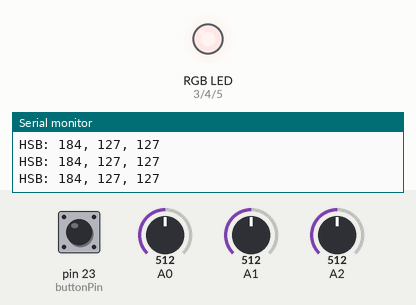
Recording of a sketch running on a simulated Arduino Mega 2560, built with avr-gcc and run on an emulated ATmega2560. On the bench: an RGB LED mixed from three pins (HIGH = lit), the last lines printed to the serial monitor. Inputs (shaded band) come from the test bench; at power-on: A2 = 512, A1 = 512, A0 = 512, pin 23 (buttonPin) HIGH. Dim RGB values are drawn brighter than linear.

Above: at 1.2 s.
1.3 s: A2 set to 716
At 2.4 s:
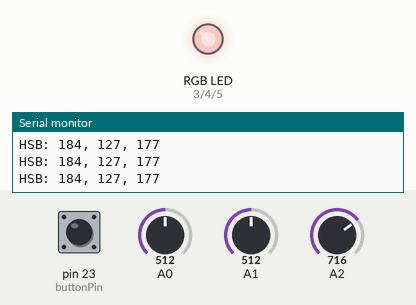
2.8 s: A1 set to 0
At 3.4 s:
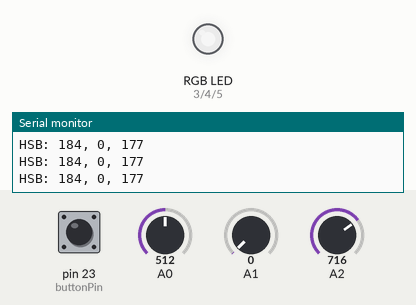
4.3 s: A1 set to 18
At 5.5 s:
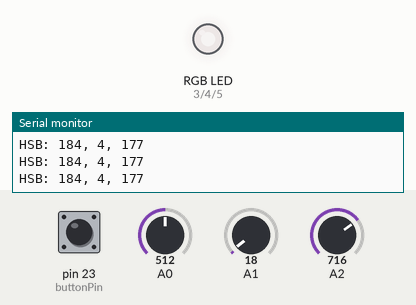
5.8 s: A0 set to 0
At 6.8 s:
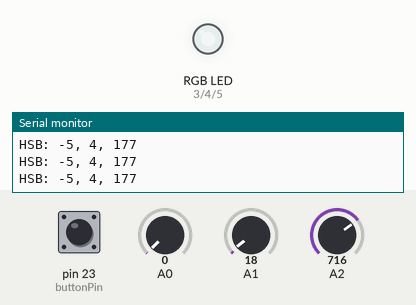
7.3 s: A2 set to 900
At 8.2 s:
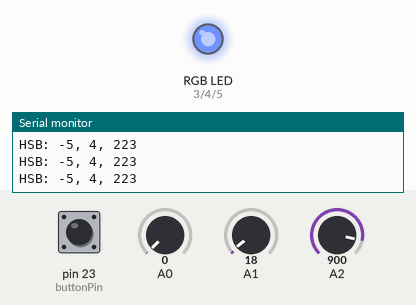
8.8 s: A0 set to 10
At 9.2 s:
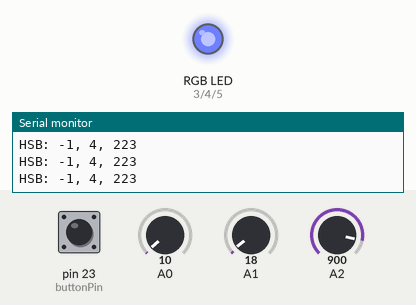
10.3 s: A0 set to 14
Timing chart, 0 to 12.8 s (numbered marks = the images above; inputs shaded):
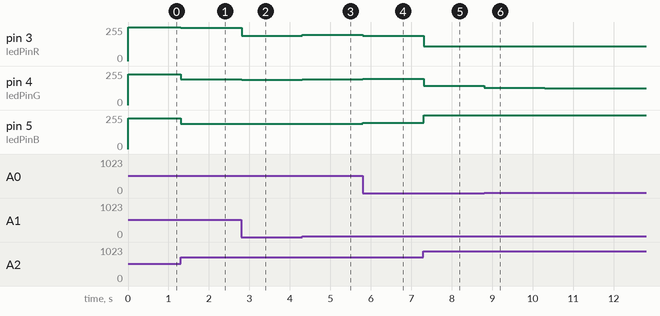

The sketch:

slider_colors.ino
```cpp
//change color of LED using 3 sliders
//getRGB from http://www.kasperkamperman.com/blog/arduino/arduino-programming-hsb-to-rgb/

/*
  Control a RGB led with Hue, Saturation and Brightness (HSB / HSV )

  Hue is change by an analog input.
  Brightness is changed by a fading function.
  Saturation stays constant at 255

  getRGB() function based on <http://www.codeproject.com/miscctrl/CPicker.asp>
  dim_curve idea by Jims

  created 05-01-2010 by kasperkamperman.com
*/

/*
  dim_curve 'lookup table' to compensate for the nonlinearity of human vision.
  Used in the getRGB function on saturation and brightness to make 'dimming' look more natural.
  Exponential function used to create values below :
  x from 0 - 255 : y = round(pow( 2.0, x+64/40.0) - 1)
*/

const byte dim_curve[] = {
    0,   1,   1,   2,   2,   2,   2,   2,   2,   3,   3,   3,   3,   3,   3,   3,
    3,   3,   3,   3,   3,   3,   3,   4,   4,   4,   4,   4,   4,   4,   4,   4,
    4,   4,   4,   5,   5,   5,   5,   5,   5,   5,   5,   5,   5,   6,   6,   6,
    6,   6,   6,   6,   6,   7,   7,   7,   7,   7,   7,   7,   8,   8,   8,   8,
    8,   8,   9,   9,   9,   9,   9,   9,   10,  10,  10,  10,  10,  11,  11,  11,
    11,  11,  12,  12,  12,  12,  12,  13,  13,  13,  13,  14,  14,  14,  14,  15,
    15,  15,  16,  16,  16,  16,  17,  17,  17,  18,  18,  18,  19,  19,  19,  20,
    20,  20,  21,  21,  22,  22,  22,  23,  23,  24,  24,  25,  25,  25,  26,  26,
    27,  27,  28,  28,  29,  29,  30,  30,  31,  32,  32,  33,  33,  34,  35,  35,
    36,  36,  37,  38,  38,  39,  40,  40,  41,  42,  43,  43,  44,  45,  46,  47,
    48,  48,  49,  50,  51,  52,  53,  54,  55,  56,  57,  58,  59,  60,  61,  62,
    63,  64,  65,  66,  68,  69,  70,  71,  73,  74,  75,  76,  78,  79,  81,  82,
    83,  85,  86,  88,  90,  91,  93,  94,  96,  98,  99,  101, 103, 105, 107, 109,
    110, 112, 114, 116, 118, 121, 123, 125, 127, 129, 132, 134, 136, 139, 141, 144,
    146, 149, 151, 154, 157, 159, 162, 165, 168, 171, 174, 177, 180, 183, 186, 190,
    193, 196, 200, 203, 207, 211, 214, 218, 222, 226, 230, 234, 238, 242, 248, 255,
};

//const int sensorPin = 0;  // pin the potmeter is attached too
const int ledPinR   = 3;  // pwm pin with red led
const int ledPinG   = 4; // pwm pin with green led
const int ledPinB   = 5; // pwm pin with blue led
const int buttonPin = 23; // pin hooked to the button

int sensorValH = 0; // store the value coming from the sensor for H
int sensorValS = 0; // store the value coming from the sensor for S
int sensorValB = 0; // store the value coming from the sensor for B

// getRGB function stores RGB values in this array
// use these values for the red, blue, green led.
int rgb_colors[3];

int hue;
int saturation;
int brightness;

boolean isActive;

void setup() {
  pinMode(ledPinR, OUTPUT);
  pinMode(ledPinG, OUTPUT);
  pinMode(ledPinB, OUTPUT);

  pinMode(buttonPin, INPUT_PULLUP);

  Serial.begin(57600);

  isActive = true;
}

void loop()  {

  sensorValH = analogRead(0);
  sensorValS = analogRead(1);
  sensorValB = analogRead(2);


  if(digitalRead(buttonPin) == LOW)
  {
    isActive=false;
  }
  else
  {
    isActive = true;
  }
  // set HSB values

  hue        = map(sensorValH, 15, 980, 0, 359); // hue is a number between 0 and 360
  //Serial.println(String(sensorValH));
  saturation = map(sensorValS, 0, 1023, 0, 254);   // saturation is a number between 0 - 255
  brightness = map(sensorValB, 0, 1023, 0, 254);   // value is a number between 0 - 255

  getRGB(hue,saturation,brightness,rgb_colors);   // converts HSB to RGB

 if (isActive)
 {
  analogWrite(ledPinR, 255 - rgb_colors[0]);            // red value in index 0 of rgb_colors array
  analogWrite(ledPinG, 255 - rgb_colors[1]);            // green value in index 1 of rgb_colors array
  analogWrite(ledPinB, 255 - rgb_colors[2]);            // blue value in index 2 of rgb_colors array
 }

  //Serial.println("RGB: " + String(rgb_colors[0]) + ", " + String(rgb_colors[1]) + ", " + String(rgb_colors[2]));
  Serial.println("HSB: " + String(hue) + ", " + String(saturation) + ", " + String(brightness));
  delay(10);
}

void getRGB(int hue, int sat, int val, int colors[3]) {
  /* convert hue, saturation and brightness ( HSB/HSV ) to RGB
     The dim_curve is used only on brightness/value and on saturation (inverted).
     This looks the most natural.
  */

  val = dim_curve[val];
  sat = 255-dim_curve[255-sat];

  int r;
  int g;
  int b;
  int base;

  if (sat == 0) { // Acromatic color (gray). Hue doesn't mind.
    colors[0]=val;
    colors[1]=val;
    colors[2]=val;
  } else  {

    base = ((255 - sat) * val)>>8;

    switch(hue/60) {
  case 0:
    r = val;
    g = (((val-base)*hue)/60)+base;
    b = base;
  break;

  case 1:
    r = (((val-base)*(60-(hue%60)))/60)+base;
    g = val;
    b = base;
  break;

  case 2:
    r = base;
    g = val;
    b = (((val-base)*(hue%60))/60)+base;
  break;

  case 3:
    r = base;
    g = (((val-base)*(60-(hue%60)))/60)+base;
    b = val;
  break;

  case 4:
    r = (((val-base)*(hue%60))/60)+base;
    g = base;
    b = val;
  break;

  case 5:
    r = val;
    g = base;
    b = (((val-base)*(60-(hue%60)))/60)+base;
  break;
    }

    colors[0]=r;
    colors[1]=g;
    colors[2]=b;
  }
}
```

Measured:
- after the input at 1.3 s, pin 3 (ledPinR): 253/255 → 249/255 at once; pin 4 (ledPinG): 231/255 → 195/255 at once; pin 5 (ledPinB): 229/255 → 191/255 at once
- after the input at 2.8 s, pin 3 (ledPinR): 249/255 → 191/255 at once; pin 4 (ledPinG): 195/255 → 191/255 at once
- after the input at 4.3 s, pin 3 (ledPinR): 191/255 → 197/255 at once; pin 4 (ledPinG): 191/255 → 192/255 at once
- after the input at 5.8 s, pin 3 (ledPinR): 197/255 → 191/255 at once; pin 4 (ledPinG): 192/255 → 197/255 at once; pin 5 (ledPinB): 191/255 → 197/255 at once
- after the input at 7.3 s, pin 3 (ledPinR): 191/255 → 111/255 at once; pin 4 (ledPinG): 197/255 → 146/255 at once; pin 5 (ledPinB): 197/255 → 255/255 at once
- after the input at 8.8 s, pin 4 (ledPinG): 146/255 → 128/255 at once
- after the input at 10.3 s, pin 4 (ledPinG): 128/255 → 124/255 at once
